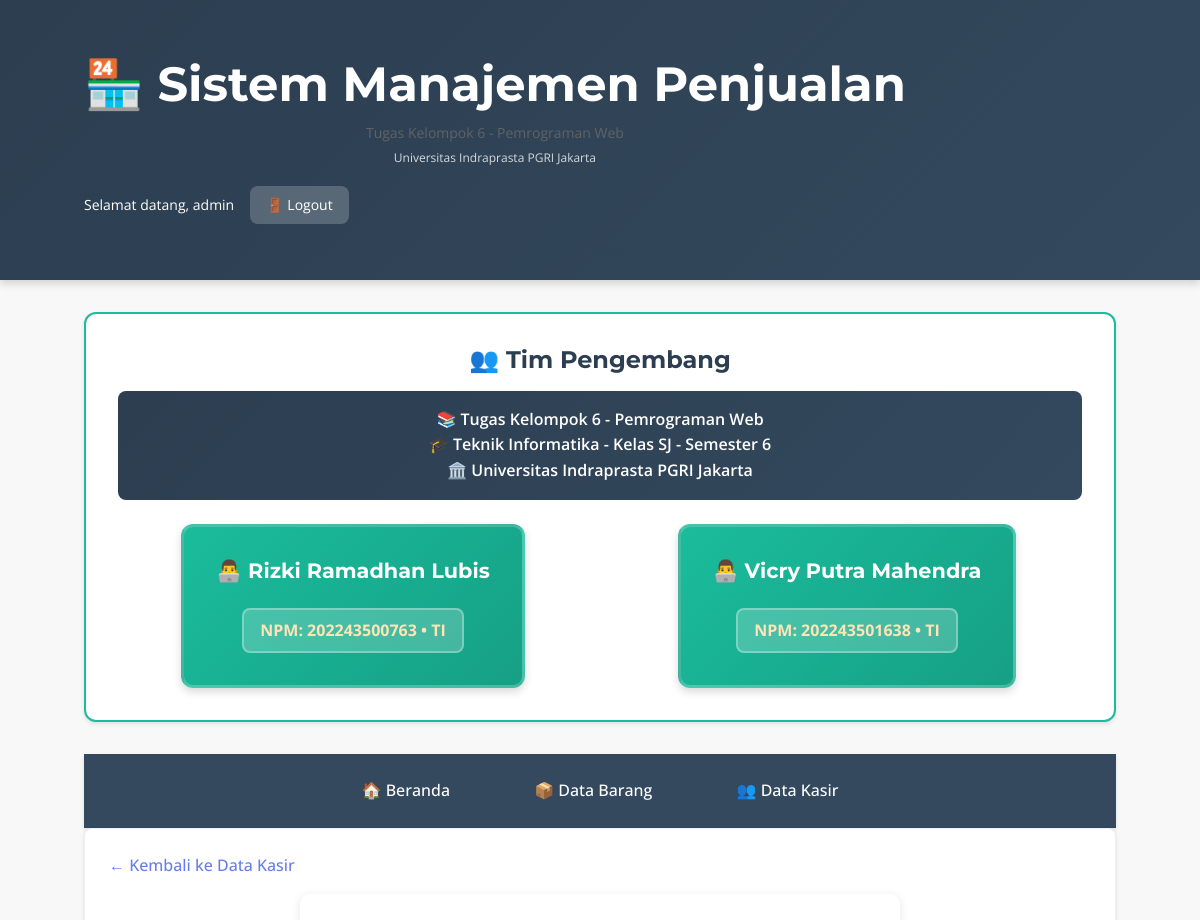
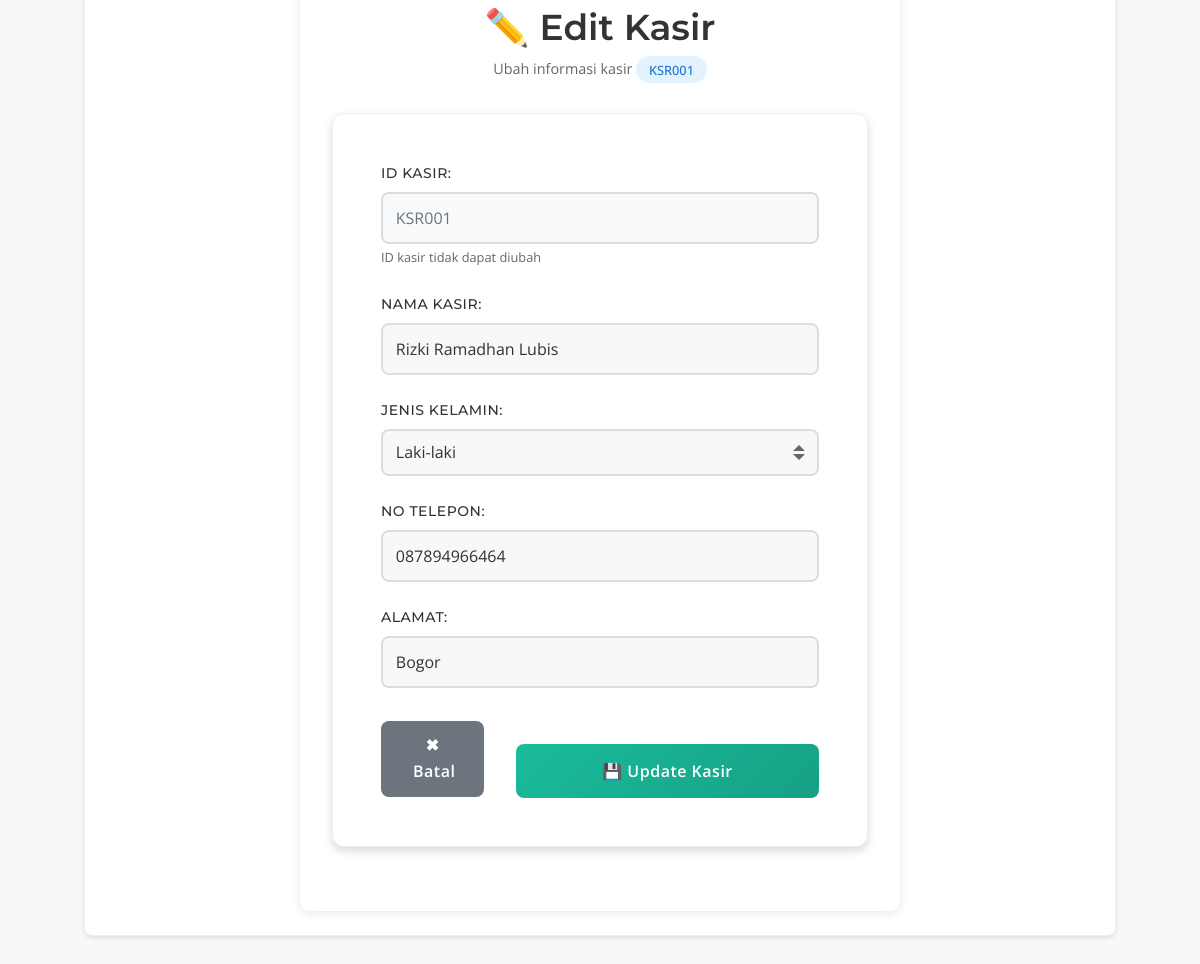
/halaman_utama.php?page=edit_kasir&idksr=KSR001 (signed in), run on the app's committed database (2 pictures, top to bottom).
### tables this page shows
CREATE TABLE `kasir` (
  `idksr` varchar(6) NOT NULL,
  `nmksr` varchar(30) NOT NULL,
  `jkksr` varchar(20) NOT NULL,
  `ntksr` varchar(255) NOT NULL,
  `alksr` varchar(255) NOT NULL
);

### config/koneksi.php (called while the page is built, shortened)
<?php
$koneksi = mysqli_connect(DB_HOST, DB_USER, DB_PASS, DB_NAME);
mysqli_set_charset($koneksi, 'utf8');
function clean_input($data) {
    global $koneksi;
    return mysqli_real_escape_string($koneksi, htmlspecialchars(trim($data)));
}
function execute_query($query) {
    global $koneksi;
    $result = mysqli_query($koneksi, $query);
    return $result;
}
?>

### admin/edit_kasir.php (the view, shortened to what this page needs)
<?php
include '../config/koneksi.php';
$id = clean_input($_GET['idksr']);
$query = execute_query("SELECT * FROM kasir WHERE idksr='$id'");
$data = mysqli_fetch_assoc($query);
?>
<!DOCTYPE html>
<html>
<head>
</head>
<body>
    <a href="?page=kasir" class="back-link">← Kembali ke Data Kasir</a>
    <div class="form-container">
        <div class="form-header">
            <h2>✏️ Edit Kasir</h2>
            <p>Ubah informasi kasir <span class="info-badge"><?php echo htmlspecialchars($data['idksr']); ?></span></p>
        </div>
        <form method="post">
            <div class="form-group">
                <label for="idksr">ID Kasir:</label>
                <input type="text" id="idksr" name="idksr" value="<?php echo htmlspecialchars($data['idksr']); ?>" disabled>
                <small style="color: #666; font-size: 0.8rem;">ID kasir tidak dapat diubah</small>
            </div>
            <div class="form-group">
                <label for="nmksr">Nama Kasir:</label>
                <input type="text" id="nmksr" name="nmksr" required
                       placeholder="Masukkan nama kasir"
                       value="<?php echo htmlspecialchars($data['nmksr']); ?>">
            </div>
            <div class="form-group">
                <label for="jkksr">Jenis Kelamin:</label>
                <select id="jkksr" name="jkksr" required>
                    <option value="Laki-laki" <?php echo ($data['jkksr'] == 'Laki-laki') ? 'selected' : ''; ?>>Laki-laki</option>
                </select>
            </div>
            <div class="form-group">
                <label for="ntksr">No Telepon:</label>
                <input type="tel" id="ntksr" name="ntksr" required
                       placeholder="Contoh: 08123456789"
                       value="<?php echo htmlspecialchars($data['ntksr']); ?>">
            </div>
            <div class="form-group">
                <label for="alksr">Alamat:</label>
                <input type="text" id="alksr" name="alksr" required
                       placeholder="Masukkan alamat lengkap"
                       value="<?php echo htmlspecialchars($data['alksr']); ?>">
            </div>
            <div class="form-actions">
                <a href="?page=kasir" class="btn btn-secondary">✖ Batal</a>
                <button type="submit" class="btn btn-primary">💾 Update Kasir</button>
            </div>
        </form>
    </div>
</body>
</html>

### assets/css/style.css (style rules this page uses)
:root { --color-primary-dark: #2C3E50; --color-primary-alt: #34495E; --color-accent-teal: #1ABC9C; --color-accent-aqua: #16A085; --color-accent-coral: #FF6B6B; --color-accent-peach: #EE5253; --color-neutral-light: #ECF0F1; --color-neutral-offwhite: #F8F8F8; --color-text-dark: #333333; --color-text-black: #222222; --color-text-muted: #666666; --color-white: #FFFFFF; --font-heading: 'Montserrat', sans-serif; --font-body: 'Open Sans', sans-serif; --font-size-h1: clamp(36px, 8vw, 48px); --font-size-h2: clamp(28px, 6vw, 36px); --font-size-h3: clamp(20px, 5vw, 24px); --font-size-body: 16px; --font-size-small: 14px; --font-size-xsmall: 12px; --spacing-xs: 8px; --spacing-sm: 16px; --spacing-md: 24px; --spacing-lg: 32px; --spacing-xl: 48px; --border-radius-sm: 4px; --border-radius-md: 8px; --border-radius-lg: 12px; --shadow-light: 0 2px 4px rgba(0, 0, 0, 0.1); --shadow-medium: 0 4px 8px rgba(0, 0, 0, 0.15); --shadow-strong: 0 8px 16px rgba(0, 0, 0, 0.2); --transition-base: 0.3s ease; --transition-fast: 0.2s ease; }
*, *::before, *::after { box-sizing: border-box; margin: 0; padding: 0; }
body { font-family: var(--font-body); font-size: var(--font-size-body); line-height: 1.6; color: var(--color-text-dark); background-color: var(--color-neutral-offwhite); margin: 0; padding: 0; overflow-x: hidden; }
h1, h2, h3, h4, h5, h6 { font-family: var(--font-heading); color: var(--color-primary-dark); line-height: 1.2; margin-bottom: var(--spacing-sm); font-weight: 600; }
h2 { font-size: var(--font-size-h2); font-weight: 600; }
p { line-height: 1.6; color: var(--color-text-muted); margin-bottom: var(--spacing-sm); }
small { font-size: var(--font-size-xsmall); color: var(--color-text-muted); }
a { color: var(--color-accent-teal); text-decoration: none; transition: color var(--transition-fast); }
.card h2, .card h3 { color: var(--color-primary-dark); margin-bottom: var(--spacing-sm); font-weight: 600; }
.btn { display: inline-block; padding: var(--spacing-sm) var(--spacing-md); border-radius: var(--border-radius-md); font-family: var(--font-body); font-size: var(--font-size-body); font-weight: 500; cursor: pointer; transition: all var(--transition-base); text-align: center; text-decoration: none; border: 2px solid transparent; position: relative; overflow: hidden; letter-spacing: 0.5px; }
.btn-primary, .btn { background: linear-gradient(135deg, var(--color-accent-teal), var(--color-accent-aqua)); color: var(--color-white); border-color: var(--color-accent-teal); }
.btn-secondary { background: transparent; color: var(--color-accent-teal); border-color: var(--color-accent-teal); }
form { max-width: 600px; margin: var(--spacing-lg) auto; background: var(--color-white); padding: var(--spacing-xl); border-radius: var(--border-radius-lg); box-shadow: var(--shadow-medium); border: 1px solid var(--color-neutral-light); }
.form-group { margin-bottom: var(--spacing-md); }
.form-group label { display: block; margin-bottom: var(--spacing-xs); font-weight: 600; color: var(--color-text-dark); font-family: var(--font-heading); font-size: var(--font-size-small); text-transform: uppercase; letter-spacing: 0.5px; }
input[type="text"], input[type="password"], input[type="number"], input[type="email"], input[type="tel"], textarea, select { width: 100%; padding: var(--spacing-sm); border: 2px solid var(--color-neutral-light); border-radius: var(--border-radius-md); font-family: var(--font-body); font-size: var(--font-size-body); color: var(--color-text-dark); transition: all var(--transition-base); background-color: var(--color-neutral-offwhite); }
input[type="submit"], button[type="submit"] { background: linear-gradient(135deg, var(--color-accent-teal), var(--color-accent-aqua)); color: var(--color-white); border: none; padding: var(--spacing-sm) var(--spacing-lg); margin-top: var(--spacing-md); cursor: pointer; border-radius: var(--border-radius-md); transition: all var(--transition-base); font-family: var(--font-body); font-size: var(--font-size-body); font-weight: 600; letter-spacing: 0.5px; width: 100%; }
.form-actions { margin-top: var(--spacing-lg); display: flex; gap: var(--spacing-sm); justify-content: space-between; align-items: center; }
select { cursor: pointer; background-repeat: no-repeat; background-position: right 12px center; background-size: 12px; appearance: none; -webkit-appearance: none; -moz-appearance: none; }

### data on the page
kasir: idksr "KSR001", nmksr "Rizki Ramadhan Lubis", jkksr "Laki-laki", ntksr "087894966464", alksr "Bogor"

### other printed values
$user_info['username'] "admin"
